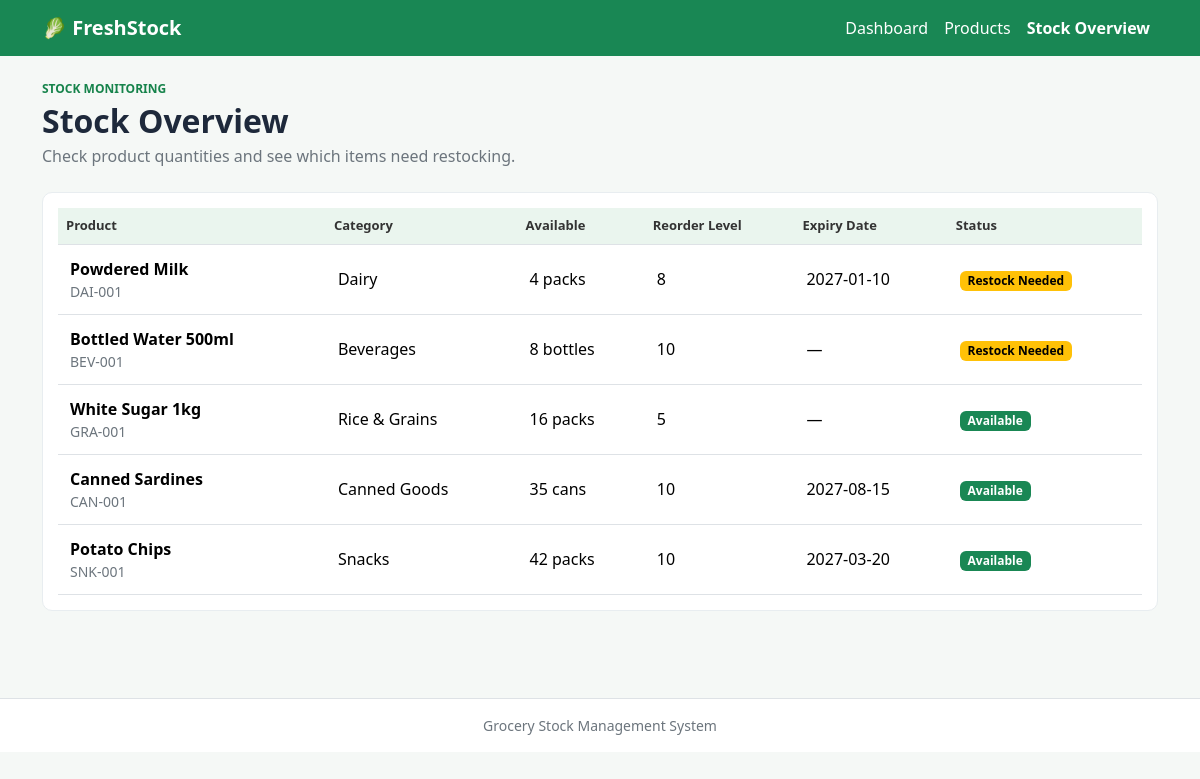
The page /stock.php on the database its author committed.
### tables this page shows
CREATE TABLE IF NOT EXISTS products (
    id INT UNSIGNED AUTO_INCREMENT PRIMARY KEY,
    product_name VARCHAR(120) NOT NULL,
    sku VARCHAR(50) NOT NULL UNIQUE,
    category VARCHAR(80) NOT NULL,
    quantity INT UNSIGNED NOT NULL DEFAULT 0,
    unit VARCHAR(20) NOT NULL DEFAULT 'pcs',
    cost_price DECIMAL(10,2) NOT NULL DEFAULT 0.00,
    selling_price DECIMAL(10,2) NOT NULL DEFAULT 0.00,
    reorder_level INT UNSIGNED NOT NULL DEFAULT 5,
    supplier VARCHAR(120) NULL,
    expiry_date DATE NULL,
    created_at TIMESTAMP DEFAULT CURRENT_TIMESTAMP,
    updated_at TIMESTAMP DEFAULT CURRENT_TIMESTAMP ON UPDATE CURRENT_TIMESTAMP
);

### includes/functions.php (called while the page is built, shortened)
<?php
function e($value) {
    return htmlspecialchars($value, ENT_QUOTES, 'UTF-8');
}
?>

### stock.php (the view, shortened to what this page needs)
<?php
require_once 'config.php';
require_once 'includes/functions.php';
$sql = "SELECT product_name, sku, category, quantity, unit,
        reorder_level, expiry_date
        FROM products
        ORDER BY (quantity <= reorder_level) DESC,
        quantity ASC, product_name ASC";
$stmt = $pdo->query($sql);
$products = $stmt->fetchAll();
require 'includes/header.php';
?>
<div class="mb-4">
    <p class="eyebrow mb-1">STOCK MONITORING</p>
    <h1 class="h2 fw-bold mb-1">
        Stock Overview
    </h1>
    <p class="text-secondary">
        Check product quantities and see which items need restocking.
    </p>
</div>
<div class="panel">
    <div class="table-responsive">
        <table class="table align-middle">
            <thead>
                <tr>
                    <th>Product</th>
                    <th>Category</th>
                    <th>Available</th>
                    <th>Reorder Level</th>
                    <th>Expiry Date</th>
                    <th>Status</th>
                </tr>
            </thead>
            <tbody>
                <?php foreach ($products as $p): ?>
                    <tr>
                        <td>
                            <strong><?= e($p['product_name']) ?></strong>
                            <div class="small text-secondary">
                                <?= e($p['sku']) ?>
                            </div>
                        </td>
                        <td>
                            <?= e($p['category']) ?>
                        </td>
                        <td>
                            <?= number_format($p['quantity']) ?>
                            <?= e($p['unit']) ?>
                        </td>
                        <td>
                            <?= number_format($p['reorder_level']) ?>
                        </td>
                        <td>
                            <?= $p['expiry_date'] ? e($p['expiry_date']) : '—' ?>
                        </td>
                        <td>
                            <?php if ($p['quantity'] <= $p['reorder_level']): ?>
                                <span class="badge text-bg-warning">
                                    Restock Needed
                                </span>
                            <?php else: ?>
                                <span class="badge text-bg-success">
                                    Available
                                </span>
                            <?php endif; ?>
                        </td>
                    </tr>
                <?php endforeach; ?>
            </tbody>
        </table>
    </div>
</div>
<?php require 'includes/footer.php'; ?>

### assets/style.css (style rules this page uses)
:root { --green: #16834b; --ink: #1e293b; --muted: #64748b; --line: #e8edf0; }
body { background-color: #f5f8f6; color: var(--ink); min-height: 100vh; }
.eyebrow { color: var(--green); font-size: 12px; font-weight: bold; }
.stat-card, .panel { background-color: white; border: 1px solid var(--line); border-radius: 10px; padding: 15px; margin-bottom: 15px; }
.table { margin-bottom: 0; }
.table thead th { background-color: #eaf5ee; color: #333; font-size: 13px; }
.table td { padding: 12px; }

### rows shown on the page
products: product_name "Powdered Milk", sku "DAI-001", category "Dairy", quantity "4", unit "packs", reorder_level "8", expiry_date "2027-01-10", shows "Restock Needed"
products: product_name "Bottled Water 500ml", sku "BEV-001", category "Beverages", quantity "8", unit "bottles", reorder_level "10", shows "Restock Needed"
products: product_name "White Sugar 1kg", sku "GRA-001", category "Rice & Grains", quantity "16", unit "packs", reorder_level "5", shows "Available"
products: product_name "Canned Sardines", sku "CAN-001", category "Canned Goods", quantity "35", unit "cans", reorder_level "10", expiry_date "2027-08-15", shows "Available"
products: product_name "Potato Chips", sku "SNK-001", category "Snacks", quantity "42", unit "packs", reorder_level "10", expiry_date "2027-03-20", shows "Available"
